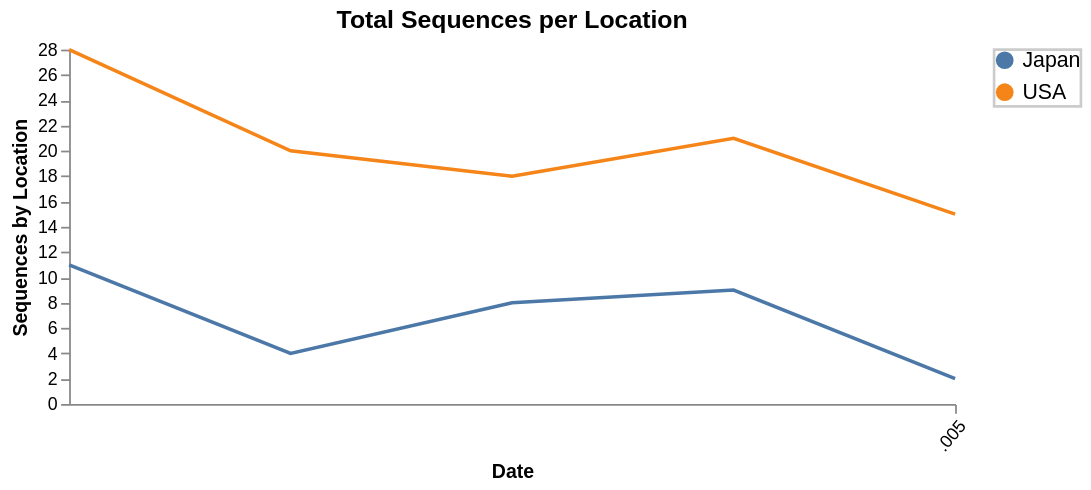

The specification (Vega-Lite) saved for this image:
### Vega specification from a JSON file in a GitHub repository (floating-point values rounded to 4 significant figures)
{"$schema": "https://vega.github.io/schema/vega/v5.json", "description": "A basic line chart example.", "width": 500, "height": 200, "padding": 5, "title": {"text": "Total Sequences per Location", "anchor": "middle", "fontSize": 14, "frame": "group", "offset": 4}, "signals": [{"name": "hov", "value": null, "on": [{"events": "line:mouseover", "update": "datum.c"}, {"events": "line:mouseout", "update": "null"}]}, {"name": "hoverLocation", "value": null, "on": [{"events": "@yAxisLabels:mouseover!", "update": "{location: datum.value}"}, {"events": "@yAxisLabels:mouseout!", "update": "null"}]}], "data": [{"name": "line_data", "values": [{"c": "USA", "x": 1, "y": "28"}, {"c": "USA", "x": 2, "y": "20"}, {"c": "USA", "x": 3, "y": "18"}, {"c": "USA", "x": 4, "y": "21"}, {"c": "USA", "x": 5, "y": "15"}, {"c": "Japan", "x": 1, "y": "11"}, {"c": "Japan", "x": 2, "y": "4"}, {"c": "Japan", "x": 3, "y": "8"}, {"c": "Japan", "x": 4, "y": "9"}, {"c": "Japan", "x": 5, "y": "2"}], "transform": [{"type": "collect", "sort": {"field": "c"}}]}], "scales": [{"name": "x", "type": "time", "range": "width", "domain": {"data": "line_data", "field": "x"}}, {"name": "y", "type": "linear", "range": "height", "nice": true, "zero": true, "domain": {"data": "line_data", "field": "y"}}, {"name": "color", "type": "ordinal", "range": "category", "domain": {"data": "line_data", "field": "c"}}], "axes": [{"orient": "bottom", "scale": "x", "title": "Date", "encode": {"labels": {"update": {"x2": [{"test": "hoverLocation && hoverLocation.location === datum.location", "scale": "xscale", "value": 1}, {"scale": "xscale", "value": 0}], "angle": {"value": -50}, "fontSize": {"value": 10}, "align": {"value": "right"}}}}}, {"orient": "left", "scale": "y", "title": "Sequences by Location"}], "marks": [{"type": "group", "from": {"facet": {"name": "series", "data": "line_data", "groupby": "c"}}, "marks": [{"type": "line", "from": {"data": "series"}, "encode": {"enter": {"x": {"scale": "x", "field": "x"}, "y": {"scale": "y", "field": "y"}, "stroke": {"scale": "color", "field": "c"}, "strokeWidth": {"value": 2}, "tooltip": {"signal": "{title: datum.c,'Date': timeFormat(datum.x, '%b %d'), 'Sequences Per Location': datum.y}"}}, "update": {"opacity": [{"test": "datum.c == hov || hov == null", "value": 1}, {"value": 0.5}]}}}]}], "legends": [{"fill": "color", "encode": {"title": {"update": {"fontSize": {"value": 14}}}, "labels": {"interactive": true, "update": {"fontSize": {"value": 12}, "fill": {"value": "black"}}}, "symbols": {"update": {"stroke": {"value": "transparent"}}}, "legend": {"update": {"stroke": {"value": "#ccc"}, "strokeWidth": {"value": 1.5}}}}}]}
